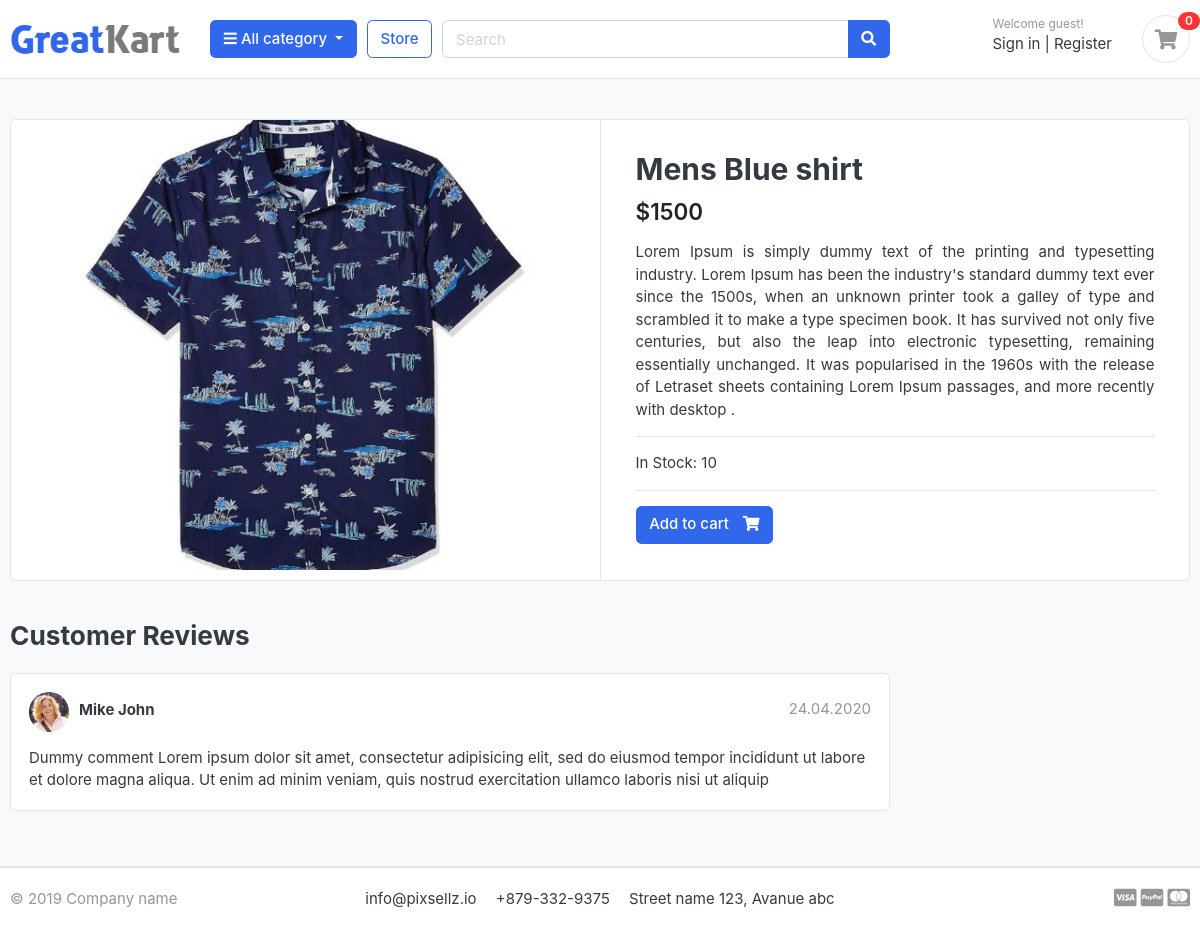
/store/mens-shirt/mens-blue-shirt/, run on the app's committed database.
### store/models.py (models this page shows, shortened)
class Product(models.Model):
    product_name = models.CharField(max_length=100, unique=True)
    slug = models.SlugField(max_length=200, unique=True)
    description = models.TextField(max_length=500, blank=True)
    price = models.IntegerField()
    image = models.ImageField(upload_to= 'photos/products')
    stock = models.IntegerField()
    is_available = models.BooleanField(default=True)
    category = models.ForeignKey(Category, on_delete=models.CASCADE)
    created_date = models.DateTimeField(auto_now_add=True)
    modified_date = models.DateTimeField(auto_now=True)

### store/views.py (the view)
# urls.py: path('<slug:category_slug>/<slug:product_slug>/', views.product_detail, name='product_detail'),
def product_detail(request, category_slug, product_slug):
    single_product = Product.objects.get(slug=product_slug, category__slug=category_slug)
    return render(request,'store/product-detail.html', {'product' : single_product})

### store/templates/store/product-detail.html (shortened to what this page needs)
{% extends 'base.html' %}
{% load static %}
{% block body %}
<section class="section-content padding-y bg">
	<div class="container">
	<div class="card">
		<div class="row no-gutters">
			<aside class="col-md-6">
	<article class="gallery-wrap">
		<div class="img-big-wrap">
		   <a href="#"><img src="{{product.image.url}}"></a>
		</div>
	</article>
			</aside>
			<main class="col-md-6 border-left">
	<article class="content-body">
	<h2 class="title">{{product.product_name}}</h2>
	<div class="mb-3">
		<var class="price h4">${{product.price}}</var>
	</div>
	<p style="text-align: justify;">{{product.description}}</p>
	<hr/>
	<p>
		In Stock: {{product.stock}}
	</p>
	<hr>
	<form method="post">
		<a href="{% url 'add_cart' product.id %}" class="btn  btn-primary">
			<span class="text">Add to cart</span>
			 <i class="fas fa-shopping-cart"></i>
		</a>
	</form>
	</article>
			</main>
		</div>
	</div>
	<br>
	<div class="row">
				<div class="col-md-9">
		<header class="section-heading">
			<h3>Customer Reviews </h3>
		</header>
		<article class="box mb-3">
			<div class="icontext w-100">
				<img src="{% static './images/avatars/avatar1.jpg' %}" class="img-xs icon rounded-circle">
				<div class="text">
					<span class="date text-muted float-md-right">24.04.2020 </span>
					<h6 class="mb-1">Mike John </h6>
				</div>
			</div>
			<div class="mt-3">
				<p>
					Dummy comment Lorem ipsum dolor sit amet, consectetur adipisicing elit, sed do eiusmod
					tempor incididunt ut labore et dolore magna aliqua. Ut enim ad minim veniam,
					quis nostrud exercitation ullamco laboris nisi ut aliquip
				</p>
			</div>
		</article>
		</div>
	</div>
	</div>
	</section>
{% endblock %}

### static/css/ui.css (style rules this page uses)
html { font-family: "Inter", sans-serif; font-size: 15px; }
.content-body { flex: 1 1 auto; padding: 2rem 2.3rem; }
.img-xs, .img-sm, .img-md, .img-lg { -o-object-fit: cover; object-fit: cover; flex-shrink: 0; flex-grow: 0; }
.img-xs { width: 40px; height: 40px; }
.padding-y { padding-top: 40px; padding-bottom: 40px; }
var { font-style: normal; }
article:after, .form-group:after { display: block; clear: both; content: ""; }
.bg { background-color: #f8f9fa; }
.section-heading { margin-bottom: 20px; margin-top: 15px; }
p:last-child { margin-bottom: 0; }
.btn .text + i { margin-left: 10px; }
.icontext { display: inline-flex; align-items: center; vertical-align: middle; }
.icontext .text { width: 100%; line-height: 1.2; }
.icontext .icon { position: relative; margin-right: 10px; flex-shrink: 0; flex-grow: 0; }
.price { font-weight: 600; color: #212529; }
.box { padding: 18px; background: #fff; border-radius: 0.37rem; border: 1px solid #e4e4e4; }
.box img { max-width: 100%; }
.gallery-wrap .img-big-wrap { margin-bottom: 10px; border-radius: 0.37rem; overflow: hidden; background-color: #fff; }
.gallery-wrap .img-big-wrap a { text-align: center; display: block; }
.gallery-wrap .img-big-wrap img { height: 450px; width: auto; display: inline-block; }

### data on the page
Product: image (picture), product_name "Mens Blue shirt", price "1500", description "Lorem Ipsum is simply dummy text of the printing and typesetting industry. Lorem Ipsum has been the industry's standard dummy text ever since the 1500s, when an unknown printer took a galley of type and scrambled it to make a type specimen book. It has survived not only five centuries, but also the leap into electronic typesetting, remaining essentially unchanged. It was popularised in the 1960s with the release of Letraset sheets containing Lorem Ipsum passages, and more recently with desktop .", stock "10"
